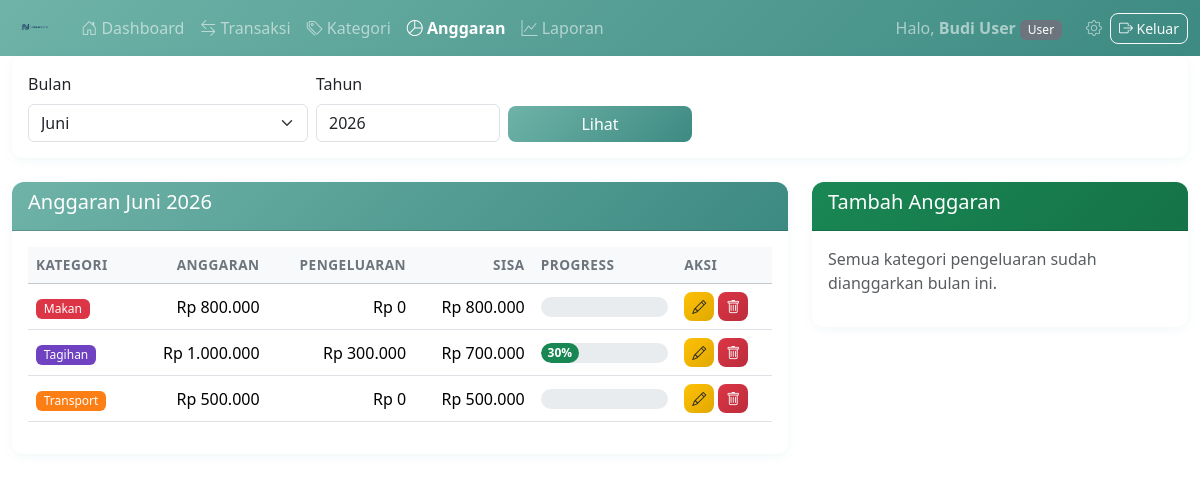
/pages/budget/index.php (signed in), run on the app's committed database.
### tables this page shows
CREATE TABLE anggaran (
    id              INT AUTO_INCREMENT PRIMARY KEY,
    user_id         INT NOT NULL,
    kategori_id     INT NOT NULL,
    bulan           INT NOT NULL,
    tahun           INT NOT NULL,
    jumlah          DECIMAL(15,2) NOT NULL,
    created_at      DATETIME DEFAULT CURRENT_TIMESTAMP,
    UNIQUE KEY unique_anggaran (user_id, kategori_id, bulan, tahun),
    FOREIGN KEY (user_id) REFERENCES users(id) ON DELETE CASCADE,
    FOREIGN KEY (kategori_id) REFERENCES kategori(id) ON DELETE CASCADE
);

CREATE TABLE kategori (
    id              INT AUTO_INCREMENT PRIMARY KEY,
    user_id         INT NOT NULL,
    nama_kategori   VARCHAR(100) NOT NULL,
    tipe            ENUM('pemasukan', 'pengeluaran') NOT NULL,
    warna           VARCHAR(7) DEFAULT '#6c757d',
    created_at      DATETIME DEFAULT CURRENT_TIMESTAMP,
    FOREIGN KEY (user_id) REFERENCES users(id) ON DELETE CASCADE
);

### config/database.php (called while the page is built, shortened)
<?php
$doc_root = rtrim($_SERVER['DOCUMENT_ROOT'], '/\\');
$project_root = dirname(__DIR__);
$base_url = str_replace('\\', '/', substr($project_root, strlen($doc_root)));
?>

### pages/budget/index.php (the view, shortened to what this page needs)
<?php
require_once '../../includes/header.php';
require_once '../../includes/navbar.php';
$user_id = $_SESSION['user_id'];
$bulan = $_GET['bulan'] ?? date('m');
$tahun = $_GET['tahun'] ?? date('Y');
$nama_bulan = [
    '01' => 'Januari', '02' => 'Februari', '03' => 'Maret',
    '04' => 'April', '05' => 'Mei', '06' => 'Juni',
    '07' => 'Juli', '08' => 'Agustus', '09' => 'September',
    '10' => 'Oktober', '11' => 'November', '12' => 'Desember'
];
$stmt = $pdo->prepare("
    SELECT a.*, k.nama_kategori, k.warna,
           COALESCE(SUM(t.jumlah), 0) as total_pengeluaran
    FROM anggaran a
    JOIN kategori k ON a.kategori_id = k.id
    LEFT JOIN transaksi t ON t.kategori_id = a.kategori_id
        AND t.tipe = 'pengeluaran' AND t.user_id = a.user_id
        AND MONTH(t.tanggal) = a.bulan AND YEAR(t.tanggal) = a.tahun
    WHERE a.user_id = ? AND a.bulan = ? AND a.tahun = ?
    GROUP BY a.id, k.nama_kategori, k.warna
    ORDER BY k.nama_kategori
");
$stmt->execute([$user_id, $bulan, $tahun]);
$budgets = $stmt->fetchAll();
$used_ids = array_column($budgets, 'kategori_id');
$params = array_merge([$user_id], $used_ids);
$stmt = $pdo->prepare("
    SELECT * FROM kategori
    WHERE user_id = ? AND tipe = 'pengeluaran'
    " . ($used_ids ? "AND id NOT IN (" . implode(',', array_fill(0, count($used_ids), '?')) . ")" : "") . "
    ORDER BY nama_kategori
");
$stmt->execute($params);
$available_kategoris = $stmt->fetchAll();
?>
<div class="container-fluid">
    <div class="card mb-4">
        <div class="card-body">
            <form method="GET" class="row g-2 align-items-end">
                <div class="col-md-3">
                    <label class="form-label">Bulan</label>
                    <select name="bulan" class="form-select">
                        <?php foreach ($nama_bulan as $k => $v): ?>
                        <option value="<?= $k ?>" <?= $bulan == $k ? 'selected' : '' ?>><?= $v ?></option>
                        <?php endforeach; ?>
                    </select>
                </div>
                <div class="col-md-2">
                    <label class="form-label">Tahun</label>
                    <input type="number" name="tahun" class="form-control" value="<?= $tahun ?>"
                           min="2020" max="<?= date('Y') + 1 ?>">
                </div>
                <div class="col-md-2">
                    <button type="submit" class="btn btn-primary w-100">Lihat</button>
                </div>
            </form>
        </div>
    </div>
    <div class="row">
        <div class="col-lg-8">
            <div class="card">
                <div class="card-header bg-primary text-white">
                    <h5>Anggaran <?= $nama_bulan[$bulan] ?> <?= $tahun ?></h5>
                </div>
                <div class="card-body">
                    <?php if (empty($budgets)): ?>
                    <p class="text-muted text-center py-3">Belum ada anggaran untuk bulan ini.</p>
                    <?php else: ?>
                    <div class="table-responsive">
                        <table class="table table-hover">
                            <thead class="table-light">
                                <tr>
                                    <th>Kategori</th>
                                    <th class="text-end">Anggaran</th>
                                    <th class="text-end">Pengeluaran</th>
                                    <th class="text-end">Sisa</th>
                                    <th>Progress</th>
                                    <th>Aksi</th>
                                </tr>
                            </thead>
                            <tbody>
                                <?php foreach ($budgets as $b):
                                    $persen = $b['jumlah'] > 0 ? round(($b['total_pengeluaran'] / $b['jumlah']) * 100) : 0;
                                    $sisa = $b['jumlah'] - $b['total_pengeluaran'];
                                    $bar_class = $persen >= 100 ? 'bg-danger' : ($persen >= 80 ? 'bg-warning' : 'bg-success');
                                ?>
                                <tr>
                                    <td>
                                        <span class="badge" style="background-color: <?= $b['warna'] ?>">
                                            <?= htmlspecialchars($b['nama_kategori']) ?>
                                        </span>
                                    </td>
                                    <td class="text-end">Rp <?= number_format($b['jumlah'], 0, ',', '.') ?></td>
                                    <td class="text-end">Rp <?= number_format($b['total_pengeluaran'], 0, ',', '.') ?></td>
                                    <td class="text-end <?= $sisa < 0 ? 'text-danger fw-bold' : '' ?>">
                                        Rp <?= number_format($sisa, 0, ',', '.') ?>
                                    </td>
                                    <td style="min-width: 120px;">
                                        <div class="progress" style="height: 20px;">
                                            <div class="progress-bar <?= $bar_class ?>" style="width: <?= min($persen, 100) ?>%">
                                                <?= $persen ?>%
                                            </div>
                                        </div>
                                    </td>
                                    <td>
                                        <button type="button" class="btn btn-warning btn-sm" data-bs-toggle="modal"
                                                data-bs-target="#editBudgetModal"
                                                data-id="<?= $b['id'] ?>"
                                                data-jumlah="<?= $b['jumlah'] ?>"
                                                data-kategori="<?= htmlspecialchars($b['nama_kategori']) ?>">
                                            <i class="bi bi-pencil"></i>
                                        </button>
                                        <button type="button" class="btn btn-danger btn-sm" data-bs-toggle="modal"
                                                data-bs-target="#deleteBudgetModal"
                                                data-id="<?= $b['id'] ?>"
                                                data-kategori="<?= htmlspecialchars($b['nama_kategori']) ?>">
                                            <i class="bi bi-trash"></i>
                                        </button>
                                    </td>
                                </tr>
                                <?php endforeach; ?>
                            </tbody>
                        </table>
                    </div>
                    <?php endif; ?>
                </div>
            </div>
        </div>
        <div class="col-lg-4">
            <div class="card">
                <div class="card-header bg-success text-white">
                    <h5>Tambah Anggaran</h5>
                </div>
                <div class="card-body">
                    <?php if (empty($available_kategoris)): ?>
                    <p class="text-muted">Semua kategori pengeluaran sudah dianggarkan bulan ini.</p>
                    <?php endif; ?>
                </div>
            </div>
        </div>
    </div>
</div>
<?php require_once '../../includes/footer.php'; ?>

### includes/header.php (shortened to what this page needs)
<?php
require_once __DIR__ . '/../config/database.php';
?>
<!DOCTYPE html>
<html lang="id">
<head>
    <link href="https://cdn.jsdelivr.net/npm/bootstrap@5.3.2/dist/css/bootstrap.min.css" rel="stylesheet">
    <link href="https://cdn.jsdelivr.net/npm/bootstrap-icons@1.11.3/font/bootstrap-icons.min.css" rel="stylesheet">
    <link href="<?= $base_url ?>/assets/css/style.css" rel="stylesheet">
</head>
<body>

### includes/navbar.php (shortened to what this page needs)
<?php
$current_role = $_SESSION['role'] ?? 'user';
$current_dir  = basename(dirname($_SERVER['PHP_SELF']));
function navActive($dir, $current_dir) {
    return $dir === $current_dir ? 'active fw-bold' : '';
}
?>
<nav class="navbar navbar-expand-lg navbar-dark bg-primary">
    <div class="container-fluid">
        <a class="navbar-brand fw-bold" href="<?= $base_url ?>/pages/dashboard/index.php">
            <img src="<?= $base_url ?>/assets/images/logo.png" alt="FinanceNote" style="height:32px;">
        </a>
        <div class="collapse navbar-collapse" id="navbarNav">
            <ul class="navbar-nav me-auto">
                <li class="nav-item">
                    <a class="nav-link <?= navActive('dashboard', $current_dir) ?>" href="<?= $base_url ?>/pages/dashboard/index.php">
                        <i class="bi bi-house-door"></i> Dashboard
                    </a>
                </li>
                <li class="nav-item">
                    <a class="nav-link <?= navActive('transaksi', $current_dir) ?>" href="<?= $base_url ?>/pages/transaksi/index.php">
                        <i class="bi bi-arrow-left-right"></i> Transaksi
                    </a>
                </li>
                <li class="nav-item">
                    <a class="nav-link <?= navActive('kategori', $current_dir) ?>" href="<?= $base_url ?>/pages/kategori/index.php">
                        <i class="bi bi-tags"></i> Kategori
                    </a>
                </li>
                <li class="nav-item">
                    <a class="nav-link <?= navActive('budget', $current_dir) ?>" href="<?= $base_url ?>/pages/budget/index.php">
                        <i class="bi bi-pie-chart"></i> Anggaran
                    </a>
                </li>
                <li class="nav-item">
                    <a class="nav-link <?= navActive('laporan', $current_dir) ?>" href="<?= $base_url ?>/pages/laporan/index.php">
                        <i class="bi bi-graph-up"></i> Laporan
                    </a>
                </li>
            </ul>
            <ul class="navbar-nav ms-auto align-items-lg-center">
                <li class="nav-item">
                    <span class="navbar-text me-3">
                        Halo, <strong><?= htmlspecialchars($_SESSION['nama_lengkap'] ?? '') ?></strong>
                        <span class="badge bg-<?= $current_role === 'admin' ? 'danger' : 'secondary' ?>">
                            <?= htmlspecialchars(ucfirst($current_role)) ?>
                        </span>
                    </span>
                </li>
                <li class="nav-item">
                    <a class="nav-link" href="<?= $base_url ?>/pages/settings/index.php" title="Pengaturan">
                        <i class="bi bi-gear"></i>
                    </a>
                </li>
                <li class="nav-item">
                    <a href="<?= $base_url ?>/proses/auth/logout.php" class="btn btn-outline-light btn-sm">
                        <i class="bi bi-box-arrow-right"></i> Keluar
                    </a>
                </li>
            </ul>
        </div>
    </div>
</nav>

### includes/footer.php (shortened to what this page needs)
</body>
</html>

### assets/css/style.css (style rules this page uses)
.navbar.bg-primary { background: linear-gradient(135deg, #6fb3a8 0%, #3d8a82 100%) !important; }
.bg-primary { background: linear-gradient(135deg, #6fb3a8 0%, #3d8a82 100%) !important; }
.navbar-brand { padding-top: 0; padding-bottom: 0; }
.navbar-brand img { height: 60px; width: auto; display: block; }
.navbar-brand { font-size: 1.25rem; letter-spacing: 0.5px; }
.card { border: none; box-shadow: 0 2px 12px rgba(16, 112, 160, 0.06); border-radius: 12px; transition: box-shadow 0.2s; }
.card-header { border-radius: 12px 12px 0 0 !important; font-weight: 600; }
.card-header.bg-primary { background: linear-gradient(135deg, #6fb3a8, #3d8a82) !important; }
.card-header.bg-success { background: linear-gradient(135deg, #198754, #157347) !important; }
.table th { font-weight: 600; font-size: 0.85rem; text-transform: uppercase; letter-spacing: 0.5px; color: #6c757d; }
.table td { vertical-align: middle; }
.btn { border-radius: 8px; font-weight: 500; transition: all 0.2s; }
.btn-primary { background: linear-gradient(135deg, #6fb3a8, #3d8a82); border: none; }
.btn-danger { background: linear-gradient(135deg, #dc3545, #bb2d3b); border: none; }
.btn-warning { background: linear-gradient(135deg, #ffc107, #e0a800); border: none; color: #212529; }
.progress { border-radius: 10px; background-color: #e9ecef; }
.progress-bar { border-radius: 10px; font-size: 0.75rem; font-weight: 600; transition: width 0.6s ease; }
.badge { font-weight: 500; padding: 0.35em 0.65em; border-radius: 6px; }

### data on the page
anggaran: kategori.nama_kategori "Makan", jumlah "800.000", total_pengeluaran "0", sisa "800.000"
anggaran: kategori.nama_kategori "Tagihan", jumlah "1.000.000", total_pengeluaran "300.000", sisa "700.000", persen "30"
anggaran: kategori.nama_kategori "Transport", jumlah "500.000", total_pengeluaran "0", sisa "500.000"

### other printed values
$_SESSION['nama_lengkap'] "Budi User"
$current_role "User"
form field bulan "Juni"
